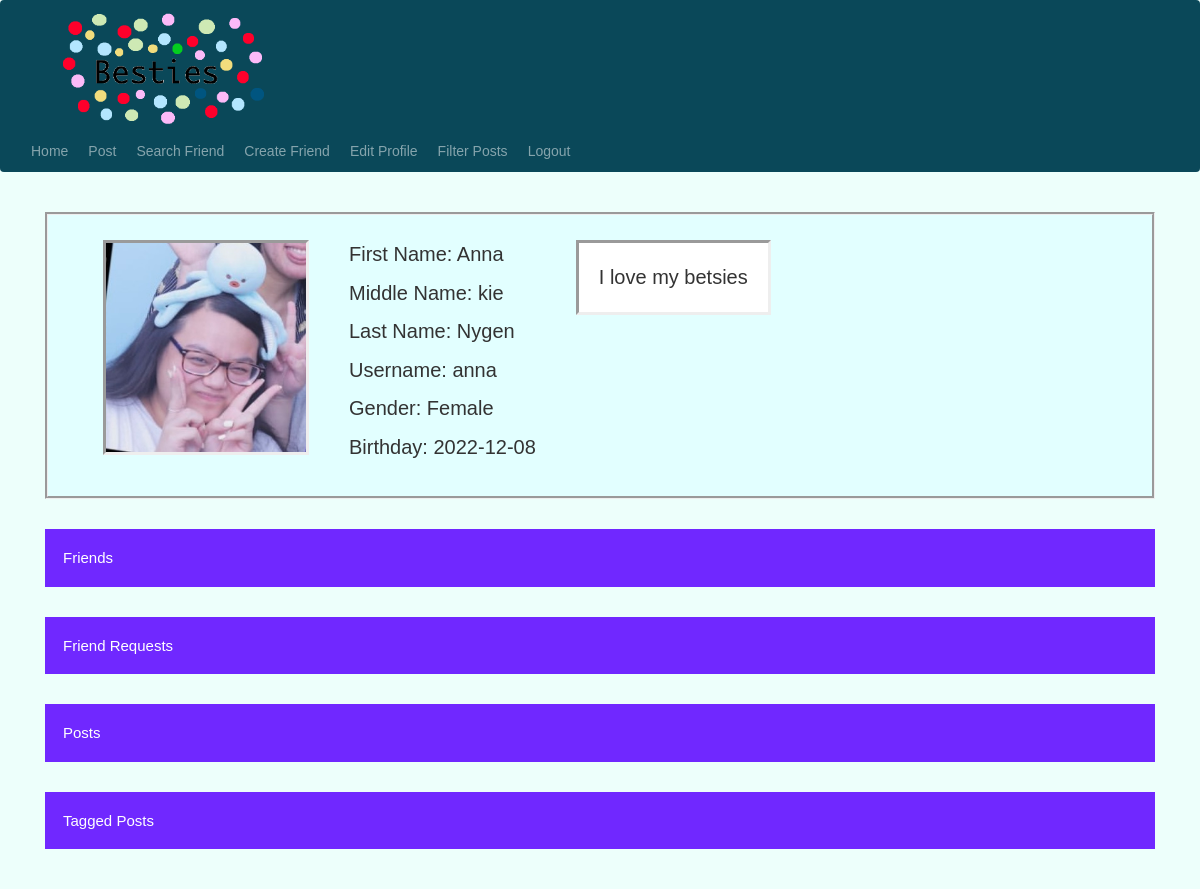
The app's page /user-home (signed in) with its own data.
### setup/models.py (models this page shows)
class User(db.Model, UserMixin):
    id = db.Column(db.Integer, primary_key=True)
    email = db.Column(db.String(20), unique=True)
    username = db.Column(db.String(20), unique=True)
    password = db.Column(db.String(20))
    first_name = db.Column(db.String(20))
    middle_name = db.Column(db.String(20))
    last_name = db.Column(db.String(20))
    bio = db.Column(db.String(100))
    gender = db.Column(db.String(20))
    birthday = db.Column(db.String(20))
    profile_picture = db.Column(db.String(50))
    age = db.Column(db.Integer)
    posts = db.relationship('Post')
    friends_list = db.Column(MutableList.as_mutable(PickleType), default=[])
    friend_requests = db.relationship('FriendRequest')

### setup/features.py (the view)
@features.route('/user-home', methods=['GET', 'POST'])
@login_required
def user_home():
    all_requests = db.session.query(FriendRequest).order_by(FriendRequest.id.desc()).all()
    list_of_user_friends = []
    for index, friend in enumerate(current_user.friends_list):
        tmp_user = User.query.filter_by(id=friend.id).first()
        current_user.friends_list[index] = tmp_user
        list_of_user_friends.append(tmp_user)
    db.session.commit()
    return render_template("home.html", user=current_user, all_requests=all_requests,
                           list_of_user_friends=list_of_user_friends)

### setup/__init__.py (called while the page is built)
def create_app():
    app = Flask(__name__)
    app.config['SECRET KEY'] = 'iudsdbciud ccdoi'
    app.config['SQLALCHEMY_DATABASE_URI'] = f'sqlite:///{DB_NAME}'
    db.init_app(app)
    from .features import features
    from .authorization import authorization
    app.register_blueprint(features, url_prefix='/')
    app.register_blueprint(authorization, url_prefix='/')
    from .models import User
    with app.app_context():
        db.create_all()
    login_manager = LoginManager()
    login_manager.login_view = 'authorization.login'
    login_manager.init_app(app)
    @login_manager.user_loader
    def load_user(id):
        return User.query.get(int(id))
    return app

### setup/templates/home.html (shortened to what this page needs)
{% extends "base.html" %}
{% block content %}
<div class="groove">
    <div class="container">
        <div class="image" style="float: left;">
            <img class="img-responsive" src="{{ url_for('features.send_image', filename=user.profile_picture) }}" width="200">
        </div>
        <div class="text1" style="float: left;">
            <p>First Name: {{ user.first_name }}</p>
            {% if user.middle_name %}
                <p>Middle Name: {{ user.middle_name }}</p>
            {% endif %}
            <p>Last Name: {{ user.last_name }}</p>
            <p>Username: {{ user.username }}</p>
            <p>Gender: {{ user.gender }}</p>
            <p>Birthday: {{ user.birthday }} </p>
        </div>
        <div class="text1" style="float: left;">
            <p class="bio">{{ user.bio }}</p>
        </div>
    </div>
</div>
<p style="float: left; padding: 10px;"></p>
<button type="button" class="collapsible">Friends</button>
<p style="float: left; padding: 10px;"></p>
<button type="button" class="collapsible">Friend Requests</button>
<p style="float: left; padding: 10px;"></p>
<button type="button" class="collapsible">Posts</button>
{% set lst = [] %}
<p style="float: left; padding: 10px;"></p>
<button type="button" class="collapsible">Tagged Posts</button>
<body onload="loadSlides({{ lst|safe }})"></body>
<br />
<br />
<br />
{% endblock %}

### setup/static/style.css (style rules this page uses)
* { box-sizing: border-box; }
.text1 { font-size: 20px; padding-left: 40px; }
.groove { background-color: #E2FFFF; border-style: groove; padding-left: 40px; padding-top: 25px; padding-bottom: 15px; padding-right: 40px; }
.image { border-style: inset; }
.bio { padding: 20px; border-style: inset; background-color: white; }
* { box-sizing: border-box }
body { font-family: Verdana, sans-serif; margin:0 }
img { vertical-align: middle; }
.collapsible { background-color: #7028FF; color: white; cursor: pointer; padding: 18px; width: 100%; border: none; text-align: left; outline: none; font-size: 15px; }

### records on screen
User: profile_picture (picture), first_name "Anna", middle_name "kie", last_name "Nygen", username "anna", gender "Female", birthday "2022-12-08", bio "I love my betsies"
